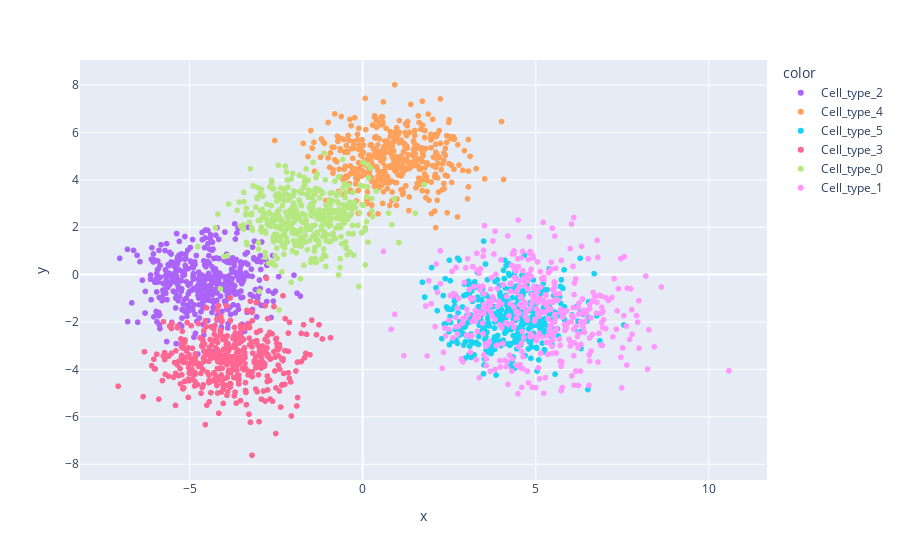

The cell this chart's notebook holds for it:
### Code cell
fig = px.scatter(x = X_pca[:,0], y = X_pca[:,1],
                   color = Y,
                   color_discrete_map = {'0': 'rgb(255, 100, 255)',
                                        '1': 'rgb(255, 255, 100)',
                                        '2': 'rgb(100, 255, 255)'}
                   )
fig.show()

### Figure 1 — Plotly figure (JSON) as saved in the notebook; plotly's stock layout.template omitted (floating-point values rounded to 4 significant figures; data arrays with more than 128 entries replaced by an {"elided": "..."} marker saying what was removed)
{"data": [{"hovertemplate": "color=Cell_type_2<br>x=%{x}<br>y=%{y}<extra></extra>", "legendgroup": "Cell_type_2", "marker": {"color": "#ab63fa", "symbol": "circle"}, "mode": "markers", "name": "Cell_type_2", "showlegend": true, "type": "scattergl", "x": {"elided": "417 float values"}, "xaxis": "x", "y": {"elided": "417 float values"}, "yaxis": "y"}, {"hovertemplate": "color=Cell_type_4<br>x=%{x}<br>y=%{y}<extra></extra>", "legendgroup": "Cell_type_4", "marker": {"color": "#FFA15A", "symbol": "circle"}, "mode": "markers", "name": "Cell_type_4", "showlegend": true, "type": "scattergl", "x": {"elided": "416 float values"}, "xaxis": "x", "y": {"elided": "416 float values"}, "yaxis": "y"}, {"hovertemplate": "color=Cell_type_5<br>x=%{x}<br>y=%{y}<extra></extra>", "legendgroup": "Cell_type_5", "marker": {"color": "#19d3f3", "symbol": "circle"}, "mode": "markers", "name": "Cell_type_5", "showlegend": true, "type": "scattergl", "x": {"elided": "416 float values"}, "xaxis": "x", "y": {"elided": "416 float values"}, "yaxis": "y"}, {"hovertemplate": "color=Cell_type_3<br>x=%{x}<br>y=%{y}<extra></extra>", "legendgroup": "Cell_type_3", "marker": {"color": "#FF6692", "symbol": "circle"}, "mode": "markers", "name": "Cell_type_3", "showlegend": true, "type": "scattergl", "x": {"elided": "417 float values"}, "xaxis": "x", "y": {"elided": "417 float values"}, "yaxis": "y"}, {"hovertemplate": "color=Cell_type_0<br>x=%{x}<br>y=%{y}<extra></extra>", "legendgroup": "Cell_type_0", "marker": {"color": "#B6E880", "symbol": "circle"}, "mode": "markers", "name": "Cell_type_0", "showlegend": true, "type": "scattergl", "x": {"elided": "417 float values"}, "xaxis": "x", "y": {"elided": "417 float values"}, "yaxis": "y"}, {"hovertemplate": "color=Cell_type_1<br>x=%{x}<br>y=%{y}<extra></extra>", "legendgroup": "Cell_type_1", "marker": {"color": "#FF97FF", "symbol": "circle"}, "mode": "markers", "name": "Cell_type_1", "showlegend": true, "type": "scattergl", "x": {"elided": "417 float values"}, "xaxis": "x", "y": {"elided": "417 float values"}, "yaxis": "y"}], "layout": {"autosize": true, "legend": {"title": {"text": "color"}, "tracegroupgap": 0}, "margin": {"t": 60}, "xaxis": {"anchor": "y", "autorange": true, "domain": [0, 1], "range": [-8.153, 11.67], "title": {"text": "x"}, "type": "linear"}, "yaxis": {"anchor": "x", "autorange": true, "domain": [0, 1], "range": [-8.731, 9.119], "title": {"text": "y"}, "type": "linear"}}}
